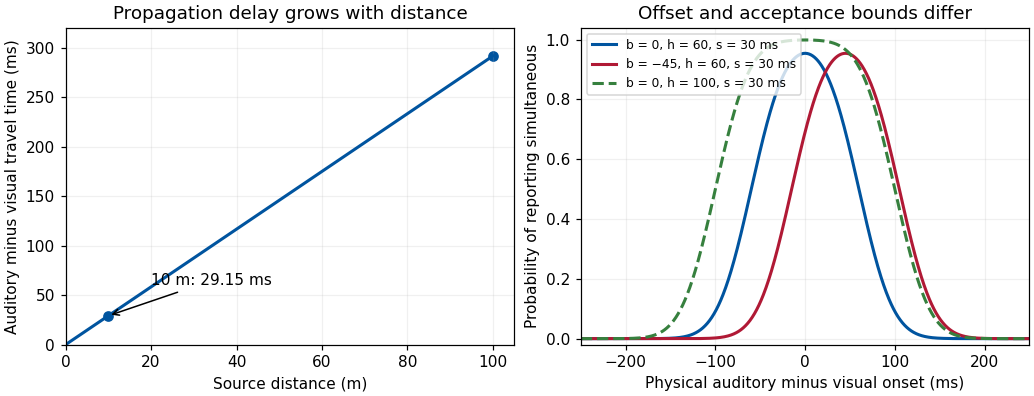

Source code (Python):
from pathlib import Path
import math
import numpy as np
import matplotlib
matplotlib.use("Agg")
import matplotlib.pyplot as plt
plt.rcParams.update({"font.size":10,"figure.facecolor":"white","axes.facecolor":"white","savefig.facecolor":"white"})
fig,ax=plt.subplots(1,2,figsize=(9.4,3.6),layout="constrained")
d=np.linspace(0,100,301);delay=1000*d*(1/343-1/299792458)
ax[0].plot(d,delay,color="#00549f",lw=2)
ax[0].scatter([10,100],[1000*x*(1/343-1/299792458) for x in [10,100]],color="#00549f")
ax[0].annotate("10 m: 29.15 ms",(10,29.15),xytext=(20,60),arrowprops={"arrowstyle":"->"})
ax[0].set(xlabel="Source distance (m)",ylabel="Auditory minus visual travel time (ms)",title="Propagation delay grows with distance",xlim=(0,105),ylim=(0,320))
delta=np.linspace(-250,250,1001)
Phi=lambda z:np.array([.5*(1+math.erf(float(v)/math.sqrt(2))) for v in z])
for b,h,s,label,color,ls in [(0,60,30,"b = 0, h = 60, s = 30 ms","#00549f","-"),(-45,60,30,"b = −45, h = 60, s = 30 ms","#b01935","-"),(0,100,30,"b = 0, h = 100, s = 30 ms","#36803e","--")]:
 p=Phi((h-delta-b)/s)-Phi((-h-delta-b)/s)
 ax[1].plot(delta,p,label=label,color=color,lw=2,ls=ls)
ax[1].set(xlabel="Physical auditory minus visual onset (ms)",ylabel="Probability of reporting simultaneous",title="Offset and acceptance bounds differ",ylim=(-.02,1.04),xlim=(-250,250));ax[1].legend(fontsize=8,loc="upper left")
for a in ax:a.grid(alpha=.18)
fig.savefig(Path.cwd()/"2022-temporal-alignment.png",dpi=110,transparent=False)
